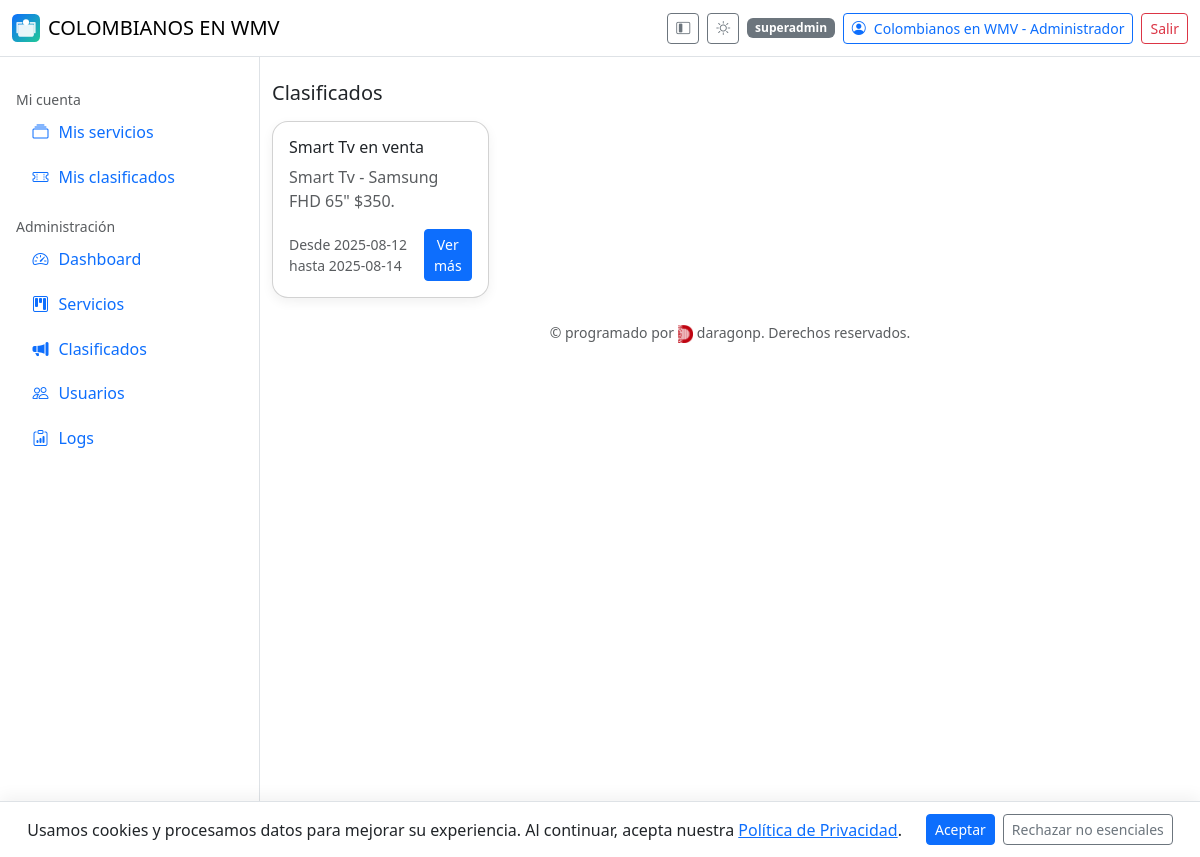
Screenshot of /clasificados/ (signed in) with the database file from the repository.
### app/models.py (models this page shows, shortened)
class User(db.Model, UserMixin):
    __tablename__ = "user"
    id = db.Column(db.Integer, primary_key=True)
    name = db.Column(db.String(150), nullable=False)
    email = db.Column(db.String(255), unique=True, index=True, nullable=False)
    phone = db.Column(db.String(50))
    address = db.Column(db.String(255))
    avatar_url = db.Column(db.String(500))
    password_hash = db.Column(db.String(255), nullable=False)
    role = db.Column(db.String(20), default="user")  # user | admin | superadmin
    is_verified = db.Column(db.Boolean, default=False)
    verification_code = db.Column(db.String(10))
    is_deleted = db.Column(db.Boolean, default=False)
    created_at = db.Column(db.DateTime, default=datetime.utcnow)
    services = db.relationship(
        "Service",
        backref="owner",
        lazy="dynamic",
        foreign_keys="Service.owner_id",
    )
    classifieds = db.relationship(
        "Classified",
        backref="owner",
        lazy="dynamic",
        foreign_keys="Classified.owner_id",
    )

class Classified(db.Model):
    __tablename__ = "classified"
    id = db.Column(db.Integer, primary_key=True)
    title = db.Column(db.String(200), nullable=False)
    description = db.Column(db.Text)
    start_date = db.Column(db.Date)
    end_date = db.Column(db.Date)
    owner_id = db.Column(db.Integer, db.ForeignKey("user.id"), nullable=False)
    status = db.Column(db.String(20), default=ServiceStatus.PENDING.value)
    is_active = db.Column(db.Boolean, default=False)
    is_deleted = db.Column(db.Boolean, default=False)
    created_at = db.Column(db.DateTime, default=datetime.utcnow)
    approved_by = db.Column(db.Integer, db.ForeignKey("user.id"))
    approved_at = db.Column(db.DateTime)
    rejected_by = db.Column(db.Integer, db.ForeignKey("user.id"))
    rejected_at = db.Column(db.DateTime)

### app/main.py (the view)
@main_bp.route("/clasificados/")
def classifieds_public():
    today = date.today()
    q = Classified.query.filter(
        Classified.is_deleted == False,
        Classified.is_active == True,
        Classified.status == ServiceStatus.APPROVED.value,
        and_(
            (Classified.start_date == None) | (Classified.start_date <= today),
            (Classified.end_date == None) | (Classified.end_date >= today),
        )
    ).order_by(Classified.start_date.desc().nullslast(), Classified.created_at.desc())
    items = q.limit(50).all()
    return render_template("public/classifieds_cards.html", items=items)

### app/templates/public/classifieds_cards.html (shortened to what this page needs)
{% extends "base.html" %}
{% block content %}
<div class="container-fluid px-0">
  <div class="d-flex justify-content-between align-items-center mb-3">
    <h1 class="h5 m-0">Clasificados</h1>
  </div>
  {% if items|length == 0 %}
    <div class="alert alert-info">
      No hay clasificados publicados en este momento.
    </div>
  {% else %}
    <div class="row g-3">
      {% for c in items %}
        <div class="col-12 col-sm-6 col-lg-4 col-xl-3">
          <div class="card h-100 card-shadow">
            <div class="card-body d-flex flex-column">
              <h2 class="h6 card-title text-truncate" title="{{ c.title }}">{{ c.title }}</h2>
              {% if c.description %}
                <p class="card-text text-body-secondary" style="display:-webkit-box;-webkit-line-clamp:3;-webkit-box-orient:vertical;overflow:hidden;">
                  {{ c.description }}
                </p>
              {% endif %}
              <div class="mt-auto d-flex justify-content-between align-items-center">
                {% if c.start_date or c.end_date %}
                  <small class="text-body-secondary">
                    {% if c.start_date %}Desde {{ c.start_date.strftime('%Y-%m-%d') }}{% endif %}
                    {% if c.end_date %} hasta {{ c.end_date.strftime('%Y-%m-%d') }}{% endif %}
                  </small>
                {% else %}
                  <small class="text-body-secondary">&nbsp;</small>
                {% endif %}
                <a class="btn btn-sm btn-primary" href="{{ url_for('classifieds.detail', cid=c.id) }}">Ver más</a>
              </div>
            </div>
          </div>
        </div>
      {% endfor %}
    </div>
  {% endif %}
</div>
{% endblock %}

### app/templates/base.html (shortened to what this page needs)
{% set is_admin = (current_user.is_authenticated and current_user.role in ['admin','superadmin']) %}
<!doctype html>
<html lang="es">
<head>
  <link href="https://cdn.jsdelivr.net/npm/bootstrap@5.3.3/dist/css/bootstrap.min.css" rel="stylesheet">
  <link href="https://cdn.jsdelivr.net/npm/bootstrap-icons@1.11.3/font/bootstrap-icons.css" rel="stylesheet">
  <link href="https://cdn.datatables.net/2.0.8/css/dataTables.bootstrap5.css" rel="stylesheet">
  <link rel="stylesheet" href="{{ url_for('static', filename='css/style.css') }}">
</head>
<body class="bg-body">
<header class="navbar bg-body border-bottom sticky-top" id="appHeader">
  <div class="container-fluid">
    <a class="navbar-brand d-flex align-items-center gap-2" href="{{ url_for('main.index') }}">
      <img src="{{ APP_ICON_URL or url_for('static', filename='icon.svg') }}" alt="icon" style="width:28px;height:28px">
      {{ APP_NAME }} COLOMBIANOS EN WMV
    </a>
    <div class="d-flex align-items-center gap-2">
      <button class="btn btn-sm btn-outline-secondary d-none d-lg-inline-flex" id="btnCollapse" title="Colapsar menú">
        <i class="bi bi-layout-sidebar-inset"></i>
      </button>
      <button class="btn btn-sm btn-outline-secondary" id="themeToggle" type="button" aria-label="Cambiar tema">
        <i class="bi bi-brightness-high" id="icon-sun" style="display:none"></i>
      </button>
      {% if current_user.is_authenticated %}
        <span class="badge text-bg-secondary d-none d-md-inline">{{ current_user.role }}</span>
        <a class="btn btn-sm btn-outline-primary d-flex align-items-center gap-2" href="{{ url_for('auth.profile') }}">
          {% if current_user.avatar_url %}
            <img src="{{ current_user.avatar_url }}" alt="avatar" class="rounded-circle" style="width:24px;height:24px;object-fit:cover;">
          {% else %}
            <i class="bi bi-person-circle"></i>
          {% endif %}
          <span class="d-none d-sm-inline">{{ current_user.name }}</span>
        </a>
        <a class="btn btn-sm btn-outline-danger" href="{{ url_for('auth.logout') }}">Salir</a>
      {% else %}
        <a class="btn btn-sm btn-outline-primary" href="{{ url_for('auth.login') }}">Ingresar</a>
        <a class="btn btn-sm btn-primary" href="{{ url_for('auth.register') }}">Registro</a>
      {% endif %}
    </div>
  </div>
</header>
<div class="layout" id="layout">
  <aside class="sidebar p-3" id="sidebar" aria-label="Menú lateral">
    <nav class="nav flex-column">
      {% if current_user.is_authenticated %}
        <div class="mt-3 text-body-secondary small text-label">Mi cuenta</div>
        <a class="nav-link {% if request.endpoint=='services.my_services' %}active{% endif %}" href="{{ url_for('services.my_services') }}">
          <span class="icon bi bi-collection"></span><span class="text-label">Mis servicios</span>
        </a>
        <a class="nav-link {% if request.endpoint=='classifieds.mine' %}active{% endif %}" href="{{ url_for('classifieds.mine') }}">
          <span class="icon bi bi-ticket-perforated"></span><span class="text-label">Mis clasificados</span>
        </a>
      {% endif %}
      {% if is_admin %}
        <div class="mt-3 text-body-secondary small text-label">Administración</div>
        <a class="nav-link {% if request.endpoint=='admin.dashboard' %}active{% endif %}" href="{{ url_for('admin.dashboard') }}">
          <span class="icon bi bi-speedometer2"></span><span class="text-label">Dashboard</span>
        </a>
        <a class="nav-link {% if request.endpoint=='admin.admin_services' %}active{% endif %}" href="{{ url_for('admin.admin_services') }}">
          <span class="icon bi bi-kanban"></span><span class="text-label">Servicios</span>
        </a>
        <a class="nav-link {% if request.endpoint=='admin.admin_classifieds' %}active{% endif %}" href="{{ url_for('admin.admin_classifieds') }}">
          <span class="icon bi bi-megaphone-fill"></span><span class="text-label">Clasificados</span>
        </a>
        <a class="nav-link {% if request.endpoint=='admin.users' %}active{% endif %}" href="{{ url_for('admin.users') }}">
          <span class="icon bi bi-people"></span><span class="text-label">Usuarios</span>
        </a>
        {% if current_user.role == 'superadmin' %}
          <a class="nav-link {% if request.endpoint=='admin.logs' %}active{% endif %}" href="{{ url_for('admin.logs') }}">
            <span class="icon bi bi-clipboard-data"></span><span class="text-label">Logs</span>
          </a>
        {% endif %}
      {% endif %}
    </nav>
  </aside>
  <main class="container-fluid py-4">
    {% block content %}{% endblock %}
    <footer class="text-center py-4 small text-body-secondary">
      &copy; {{ CURRENT_YEAR }} programado por
      <img src="{{ url_for('static', filename='logoda.png') }}" alt="daragonp" style="height:18px;vertical-align:middle;">
      daragonp. Derechos reservados.
    </footer>
  </main>
</div>
<div id="cookie-banner" class="cookie-banner d-none">
  <span>
    Usamos cookies y procesamos datos para mejorar su experiencia. Al continuar, acepta nuestra
    <a href="{{ url_for('main.privacy') }}" target="_blank" rel="noopener">Política de Privacidad</a>.
  </span>
  <div class="ms-3 d-flex gap-2">
    <button id="accept-cookies" class="btn btn-primary btn-sm">Aceptar</button>
    <button id="reject-cookies" class="btn btn-outline-secondary btn-sm">Rechazar no esenciales</button>
  </div>
</div>
</body>
</html>

### app/static/css/style.css (style rules this page uses)
.layout { display: grid; grid-template-columns: 260px 1fr; gap: 0; }
.sidebar { position: sticky; top: 0; height: 100vh; overflow: auto; border-right: 1px solid var(--bs-border-color); background: var(--bs-body-bg); }
.sidebar .nav-link { display:flex; align-items:center; gap:.5rem; padding:.65rem .9rem; border-radius:.5rem; }
.sidebar .icon { width: 1.2rem; text-align:center; }
.cookie-banner { position: fixed; bottom: 0; left: 0; width: 100%; z-index: 1080; display: flex; align-items: center; justify-content: center; gap: .5rem; padding: .75rem 1rem; background: var(--bs-body-bg); color: var(--bs-body-color); border-top: 1px solid var(--bs-border-color); box-shadow: 0 -4px 16px rgba(0,0,0,.06); }
.cookie-banner a { color: var(--bs-link-color); text-decoration: underline; }
.card-shadow { box-shadow: 0 10px 20px rgba(0,0,0,.05); border-radius:1rem; }
.text-truncate { white-space: nowrap; overflow: hidden; text-overflow: ellipsis; }

### app/templates/base.html (style rules this page uses)
.card-shadow { box-shadow: 0 0.25rem 0.75rem rgba(0,0,0,.06); }
.layout { display: grid; grid-template-columns: 260px 1fr; min-height: 100vh; }
.sidebar { border-right: 1px solid var(--bs-border-color); background: var(--bs-body-bg); }
.sidebar .nav-link { display: flex; align-items: center; gap:.5rem; border-radius:.5rem; }
.sidebar .nav-link .icon { width: 1.25rem; text-align:center; }
.cookie-banner { position: fixed; left: 0; right: 0; bottom: 0; z-index: 1080; background: var(--bs-body-bg); border-top: 1px solid var(--bs-border-color); padding: .75rem 1rem; display: flex; align-items: center; justify-content: center; }

### rows the page displays
User: role "superadmin", name "Colombianos en WMV - Administrador"
Classified: title "Smart Tv en venta", description "Smart Tv - Samsung FHD 65\" $350.", start_date "2025-08-12", end_date "2025-08-14"
